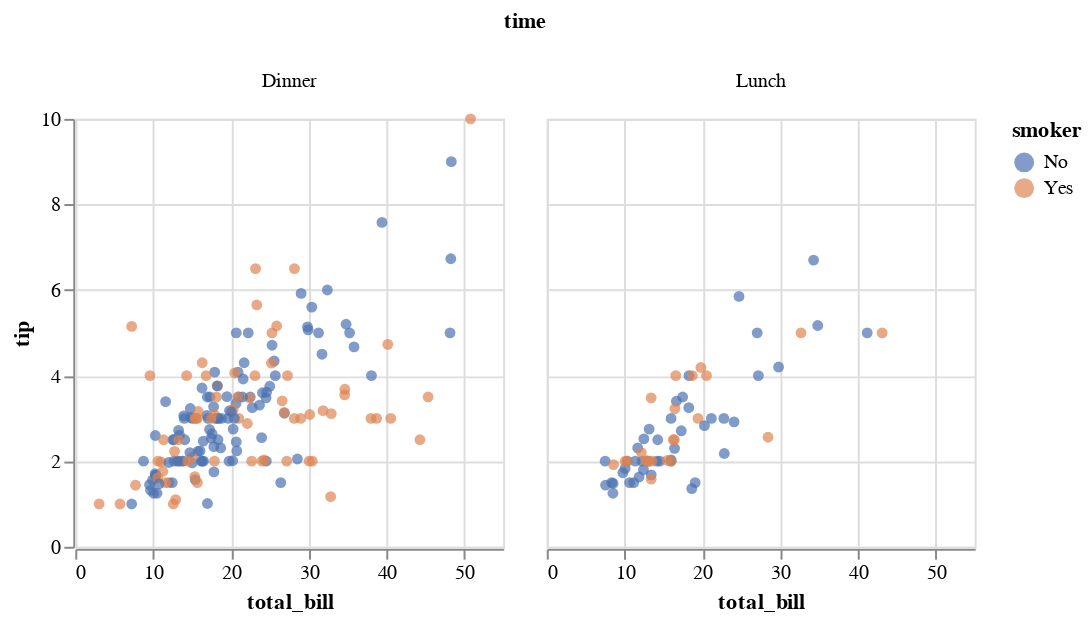

Write notebook code for a chart like this one.
### Code cell
c = salt.FacetGrid(tips, col="time", hue="smoker")
display(c.map_dataframe(palt.scatter, "total_bill", "tip"))

g = sns.FacetGrid(tips, col="time", hue="smoker")
g = g.map(plt.scatter, "total_bill", "tip", edgecolor="w").add_legend()

### Figure 1 — Vega-Lite specification as saved in the notebook (floating-point values rounded to 4 significant figures; data arrays with more than 128 entries replaced by an {"elided": "..."} marker saying what was removed)
{"$schema": "https://vega.github.io/schema/vega-lite/v2.4.1.json", "config": {"range": {"category": ["rgba(76,114,176,1)", "rgba(221,132,82,1)", "rgba(85,168,104,1)", "rgba(196,78,82,1)", "rgba(129,114,179,1)", "rgba(147,120,96,1)", "rgba(218,139,195,1)", "rgba(140,140,140,1)", "rgba(204,185,116,1)", "rgba(100,181,205,1)"]}, "view": {"height": 300, "width": 400}}, "data": {"values": {"elided": "244 records"}}, "facet": {"column": {"field": "time", "type": "nominal"}}, "spec": {"encoding": {"color": {"field": "smoker", "type": "nominal"}, "x": {"axis": {"title": "total_bill"}, "field": "total_bill", "type": "quantitative"}, "y": {"axis": {"title": "tip"}, "field": "tip", "type": "quantitative"}}, "height": 216, "mark": {"filled": true, "type": "point"}, "width": 216}}
